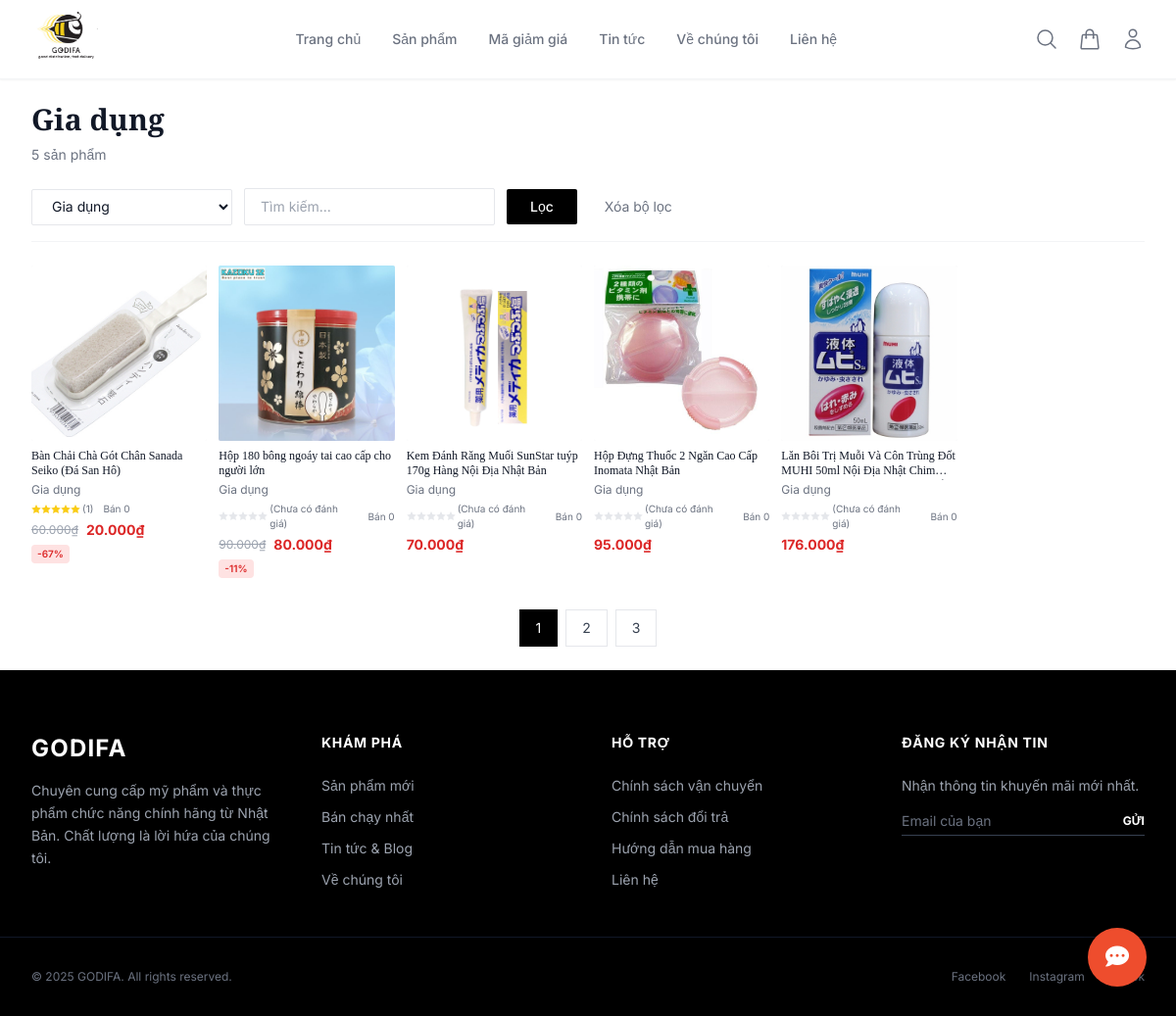
/view/product/list.php?category=5, run on the app's committed database.
### tables this page shows
CREATE TABLE IF NOT EXISTS `category` (
  `categoryID` int NOT NULL AUTO_INCREMENT,
  `categoryName` varchar(150) NOT NULL,
  `status` tinyint(1) NOT NULL DEFAULT '1' COMMENT '1=Active, 0=Inactive',
  PRIMARY KEY (`categoryID`)
);

CREATE TABLE IF NOT EXISTS `product` (
  `productID` int NOT NULL AUTO_INCREMENT,
  `productName` varchar(150) NOT NULL,
  `SKU_MRK` varchar(30) NOT NULL,
  `stockQuantity` int NOT NULL,
  `price` float NOT NULL,
  `promotional_price` float DEFAULT NULL,
  `description` varchar(500) NOT NULL,
  `image` varchar(100) NOT NULL,
  `categoryID` int NOT NULL,
  `status` tinyint(1) NOT NULL DEFAULT '1' COMMENT '1=Hoạt động, 0=Đã khóa',
  PRIMARY KEY (`productID`),
  KEY `fk_product_category` (`categoryID`)
);

### model/mProduct.php (called while the page is built, shortened)
<?php
require_once __DIR__ . '/database.php';
class Product {
    private $conn;
    public function __construct() {
        $db = new clsKetNoi();
        $this->conn = $db->moKetNoi();
    }
    public function getProductsByCategory($categoryId, $limit = null) {
        $sql = "SELECT p.*, c.categoryName
                FROM product p
                LEFT JOIN category c ON p.categoryID = c.categoryID
                WHERE p.categoryID = ? AND p.status = 1 AND c.status = 1
                ORDER BY p.productID DESC";
        $stmt = mysqli_prepare($this->conn, $sql);
        mysqli_stmt_bind_param($stmt, "i", $categoryId);
        mysqli_stmt_execute($stmt);
        $result = mysqli_stmt_get_result($stmt);
        $products = [];
        while ($row = mysqli_fetch_assoc($result)) {
            $products[] = $row;
        }
        return $products;
    }
    public function countProducts() {
        $sql = "SELECT COUNT(*) as total FROM product";
        $result = mysqli_query($this->conn, $sql);
        $row = mysqli_fetch_assoc($result);
        return $row['total'];
    }
}
?>

### model/database.php (called while the page is built, shortened)
<?php
class Database {
    private static $instance = null;
    private $connection;
    private function __construct() {
        try {
            $this->connection = mysqli_connect(
                self::DB_HOST,
                self::DB_USER,
                self::DB_PASS,
                self::DB_NAME
            );
            mysqli_set_charset($this->connection, self::DB_CHARSET);
        } catch (Exception $e) {
            die("Database Error: " . $e->getMessage());
        }
    }
    public static function getInstance() {
        if (self::$instance === null) {
            self::$instance = new self();
        }
        return self::$instance;
    }
    public function getConnection() {
        return $this->connection;
    }
}
class clsKetNoi {
    public function moKetNoi() {
        return Database::getInstance()->getConnection();
    }
}
?>

### model/mCategory.php (called while the page is built, shortened)
<?php
require_once __DIR__ . '/database.php';
class Category {
    private $conn;
    public function __construct() {
        $db = new clsKetNoi();
        $this->conn = $db->moKetNoi();
    }
    public function getActiveCategories() {
        $sql = "SELECT * FROM category WHERE status = 1 ORDER BY categoryName";
        $result = mysqli_query($this->conn, $sql);
        $categories = [];
        while ($row = mysqli_fetch_assoc($result)) {
            $categories[] = $row;
        }
        return $categories;
    }
}
?>

### model/mReview.php (called while the page is built, shortened)
<?php
require_once __DIR__ . '/database.php';
class Review {
    private $conn;
    public function __construct() {
        $db = new clsKetNoi();
        $this->conn = $db->moKetNoi();
    }
    public function getAverageRating($productId) {
        $sql = "SELECT AVG(rating) as avgRating, COUNT(*) as totalReviews
                FROM review
                WHERE productID = ? AND status = 1";
        $stmt = mysqli_prepare($this->conn, $sql);
        mysqli_stmt_bind_param($stmt, "i", $productId);
        mysqli_stmt_execute($stmt);
        $result = mysqli_stmt_get_result($stmt);
        return mysqli_fetch_assoc($result);
    }
}

### controller/cProduct.php (called while the page is built, shortened)
<?php
$basePath = file_exists(__DIR__ . '/../model/mProduct.php') ? __DIR__ . '/..' : __DIR__ . '/..';
require_once $basePath . '/model/mProduct.php';
require_once $basePath . '/model/mCategory.php';
require_once $basePath . '/model/mReview.php';
class ProductController {
    protected $productModel;
    protected $categoryModel;
    protected $reviewModel;
    public function __construct() {
        $this->productModel = new Product();
        $this->categoryModel = new Category();
        $this->reviewModel = new Review();
    }
    public function index() {
        $page = isset($_GET['page']) ? (int)$_GET['page'] : 1;
        $limit = 12;
        $offset = ($page - 1) * $limit;
        $categoryId = isset($_GET['category']) ? (int)$_GET['category'] : null;
        $keyword = isset($_GET['search']) ? trim($_GET['search']) : null;
        if ($categoryId) {
            $products = $this->productModel->getProductsByCategory($categoryId);
        } elseif ($keyword) {
            $products = $this->productModel->searchProducts($keyword);
        } else {
            $products = $this->productModel->getActiveProducts($limit, $offset);
        }
        foreach ($products as &$product) {
            $ratingData = $this->reviewModel->getAverageRating($product['productID']);
        }
        $categories = $this->categoryModel->getActiveCategories();
        $totalProducts = $this->productModel->countProducts();
        $totalPages = ceil($totalProducts / $limit);
        return [
            'products' => $products,
            'categories' => $categories,
            'currentPage' => $page,
            'totalPages' => $totalPages
        ];
    }
}
?>

### view/product/list.php (the view, shortened to what this page needs)
<?php
require_once __DIR__ . '/../../controller/cProduct.php';
$controller = new ProductController();
$data = $controller->index();
$products = $data['products'];
$categories = $data['categories'];
$currentPage = $data['currentPage'];
$totalPages = $data['totalPages'];
$categoryId = isset($_GET['category']) ? (int)$_GET['category'] : null;
$keyword = isset($_GET['search']) ? trim($_GET['search']) : null;
include '../layout/header.php';
?>
<main class="max-w-7xl mx-auto px-4 sm:px-6 lg:px-8 py-6">
    <div class="mb-6">
        <h1 class="text-2xl md:text-3xl font-bold text-gray-900 mb-2 brand-font">
            <?php
            if($categoryId) {
                foreach($categories as $cat) {
                    if($cat['categoryID'] == $categoryId) echo htmlspecialchars($cat['categoryName']);
                }
            } elseif($keyword) {
                echo 'Tìm kiếm: "' . htmlspecialchars($keyword) . '"';
            } else {
                echo 'Tất cả sản phẩm';
            }
            ?>
        </h1>
        <p class="text-gray-500 text-sm"><?php echo count($products); ?> sản phẩm</p>
    </div>
    <form method="get" class="mb-6 pb-4 border-b border-gray-100">
        <div class="flex flex-wrap gap-3 items-center">
            <select name="category" class="px-4 py-2 bg-white border border-gray-200 rounded-sm text-sm focus:outline-none focus:border-black transition">
                <?php foreach ($categories as $cat): ?>
                    <option value="<?php echo $cat['categoryID']; ?>" <?php if ($categoryId == $cat['categoryID']) echo 'selected'; ?>>
                        <?php echo htmlspecialchars($cat['categoryName']); ?>
                    </option>
                <?php endforeach; ?>
            </select>
            <input type="text" name="search" value="<?php echo htmlspecialchars($keyword ?? ''); ?>"
                   placeholder="Tìm kiếm..."
                   class="px-4 py-2 bg-white border border-gray-200 rounded-sm text-sm focus:outline-none focus:border-black transition w-full md:w-64">
            <button type="submit" class="px-6 py-2 bg-black text-white text-sm font-medium rounded-sm hover:bg-gray-800 transition">
                Lọc
            </button>
            <?php if($categoryId || $keyword): ?>
                <a href="/GODIFA/view/product/list.php" class="px-4 py-2 text-sm text-gray-500 hover:text-black transition">
                    Xóa bộ lọc
                </a>
            <?php endif; ?>
        </div>
    </form>
    <?php if(empty($products)): ?>
        <div class="text-center py-20">
            <p class="text-gray-500 text-lg mb-4">Không tìm thấy sản phẩm nào</p>
            <a href="/GODIFA/view/product/list.php" class="text-sm text-black border-b border-black hover:text-gray-600 transition">
                Xem tất cả sản phẩm
            </a>
        </div>
    <?php else: ?>
        <div class="grid grid-cols-2 sm:grid-cols-3 md:grid-cols-4 lg:grid-cols-6 gap-x-3 gap-y-6">
            <?php foreach ($products as $product): ?>
                <div class="group relative">
                    <div class="aspect-square w-full overflow-hidden rounded-sm bg-gray-100 relative">
                        <img src="/GODIFA/image/<?php echo $product['image']; ?>"
                             alt="<?php echo htmlspecialchars($product['productName']); ?>"
                             class="h-full w-full object-cover object-center group-hover:scale-110 transition duration-500">
                    </div>
                    <div class="mt-2">
                        <h3 class="text-xs text-gray-900 line-clamp-2 min-h-[2rem] leading-tight">
                            <a href="/GODIFA/controller/cProduct.php?action=detail&id=<?php echo $product['productID']; ?>">
                                <span aria-hidden="true" class="absolute inset-0"></span>
                                <?php echo htmlspecialchars($product['productName']); ?>
                            </a>
                        </h3>
                        <p class="mt-0.5 text-xs text-gray-500"><?php echo htmlspecialchars($product['categoryName']); ?></p>
                        <?php
                        $rating = isset($product['avgRating']) ? floatval($product['avgRating']) : 0;
                        $reviewCount = isset($product['reviewCount']) ? intval($product['reviewCount']) : 0;
                        ?>
                        <div class="flex items-center gap-0.5 mt-1">
                            <div class="flex text-yellow-400">
                                <?php for($i = 0; $i < 5; $i++): ?>
                                    <svg class="w-2.5 h-2.5 <?php echo $i < floor($rating) ? 'fill-current' : 'fill-gray-200'; ?>" viewBox="0 0 20 20">
                                        <path d="M10 15l-5.878 3.09 1.123-6.545L.489 6.91l6.572-.955L10 0l2.939 5.955 6.572.955-4.756 4.635 1.123 6.545z"/>
                                    </svg>
                                <?php endfor; ?>
                            </div>
                            <span class="text-[10px] text-gray-500">
                                (<?php echo $reviewCount > 0 ? $reviewCount : 'Chưa có đánh giá'; ?>)
                            </span>
                            <span class="text-[10px] text-gray-500 ml-2">
                                Bán <?php echo isset($product['soldCount']) && $product['soldCount'] > 0 ? $product['soldCount'] : 0; ?>
                            </span>
                        </div>
                        <div class="mt-1">
                            <?php if (!empty($product['promotional_price']) && $product['promotional_price'] > 0): ?>
                                <div class="flex items-center gap-2">
                                    <span class="text-xs text-gray-400 line-through"><?php echo number_format($product['price'], 0, ',', '.'); ?>₫</span>
                                    <span class="text-sm font-bold text-red-600"><?php echo number_format($product['promotional_price'], 0, ',', '.'); ?>₫</span>
                                </div>
                                <span class="inline-block mt-0.5 px-1.5 py-0.5 bg-red-100 text-red-600 text-[10px] font-semibold rounded">
                                    -<?php echo round((($product['price'] - $product['promotional_price']) / $product['price']) * 100); ?>%
                                </span>
                            <?php else: ?>
                                <p class="text-sm font-bold text-red-600">
                                    <?php echo number_format($product['price'], 0, ',', '.'); ?>₫
                                </p>
                            <?php endif; ?>
                        </div>
                    </div>
                </div>
            <?php endforeach; ?>
        </div>
    <?php endif; ?>
    <?php if($totalPages > 1): ?>
        <div class="mt-8 flex justify-center gap-2">
            <?php for($i = 1; $i <= $totalPages; $i++): ?>
                <a href="?page=<?php echo $i; ?><?php if($categoryId) echo '&category='.$categoryId; ?><?php if($keyword) echo '&search='.urlencode($keyword); ?>"
                   class="px-4 py-2 border <?php echo $i == $currentPage ? 'border-black bg-black text-white' : 'border-gray-200 text-gray-700 hover:border-black'; ?> text-sm transition">
                    <?php echo $i; ?>
                </a>
            <?php endfor; ?>
        </div>
    <?php endif; ?>
</main>
<?php include '../chat/index.php'; ?>
<?php include '../layout/footer.php'; ?>

### view/layout/header.php (style rules this page uses)
body { font-family: 'Inter', sans-serif; }
h1, h2, h3, .brand-font { font-family: 'Playfair Display', serif; }

### data on the page
category: categoryName "Gia dụng"
product: image (picture), productName "Bàn Chải Chà Gót Chân Sanada Seiko (Đá San Hô)", categoryID.categoryName "Gia dụng", status "1", price "60.000", promotional_price "20.000", price+promotional_price "67"
product: image (picture), productName "Hộp 180 bông ngoáy tai cao cấp cho người lớn", categoryID.categoryName "Gia dụng", shows "Chưa có đánh giá", price "90.000", promotional_price "80.000", price+promotional_price "11"
product: image (picture), productName "Kem Đánh Răng Muối SunStar tuýp 170g Hàng Nội Địa Nhật Bản", categoryID.categoryName "Gia dụng", shows "Chưa có đánh giá", price "70.000"
product: image (picture), productName "Hộp Đựng Thuốc 2 Ngăn Cao Cấp Inomata Nhật Bản", categoryID.categoryName "Gia dụng", shows "Chưa có đánh giá", price "95.000"
product: image (picture), productName "Lăn Bôi Trị Muỗi Và Côn Trùng Đốt MUHI 50ml Nội Địa Nhật…", categoryID.categoryName "Gia dụng", shows "Chưa có đánh giá", price "176.000"

### other printed values
count($products) "5"
form field category "Gia dụng"
